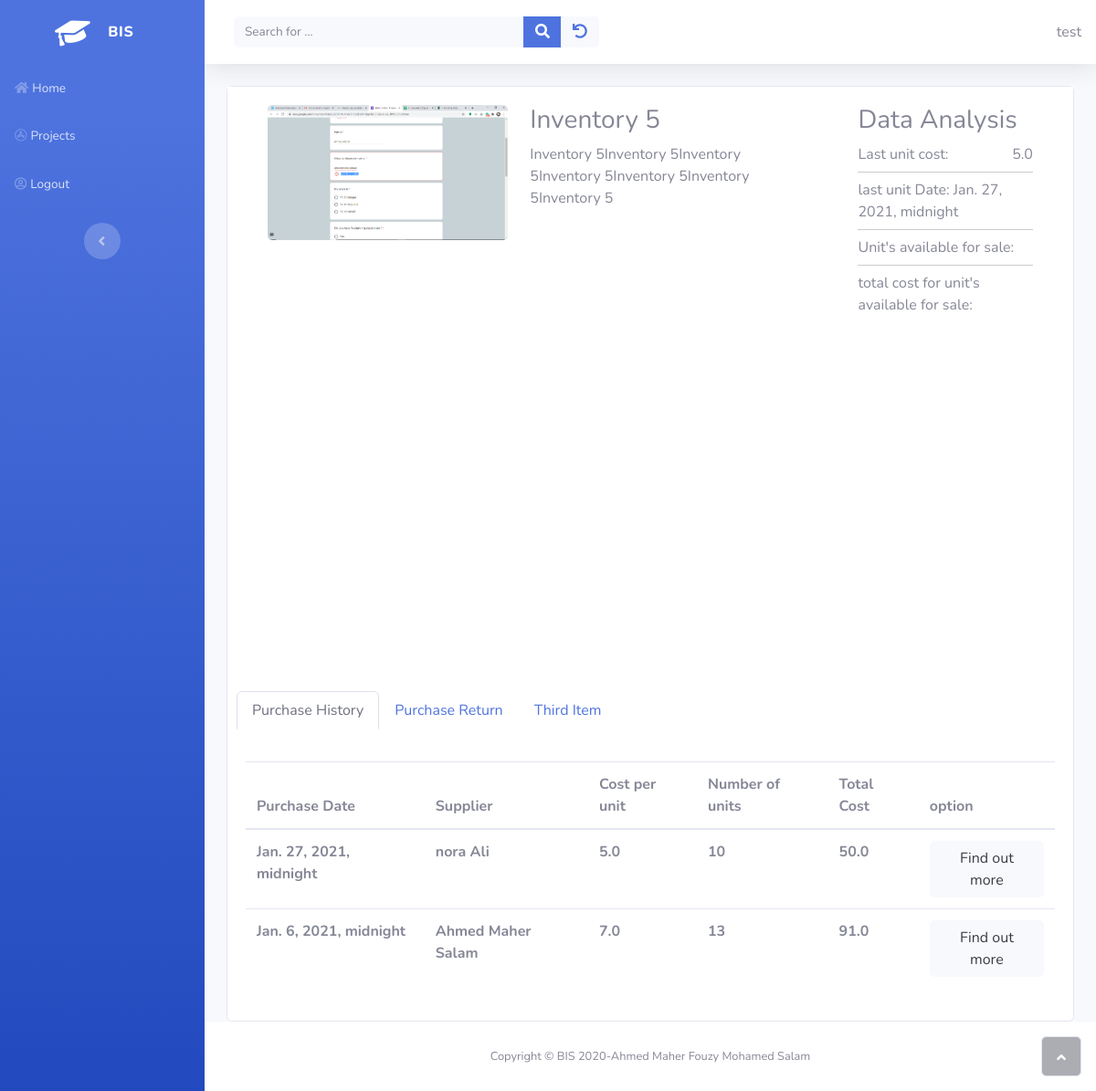
Page /inventory/detail_inventory/5 (signed in) on the earlier database version.
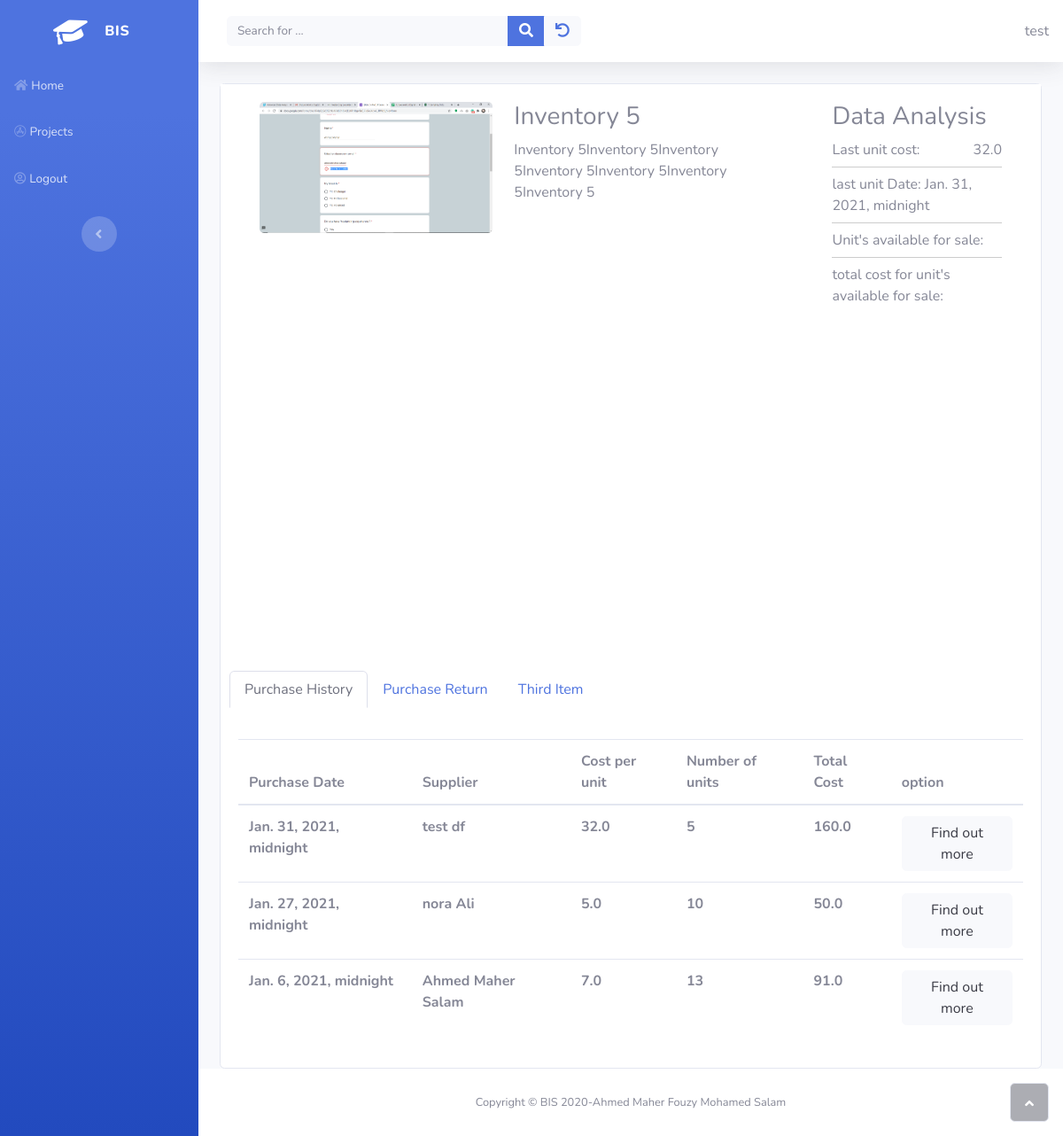
Same page on the later database version.
### inventory/models.py (models this page shows, shortened)
class InventoryImag(models.Model):
    class Meta:
        verbose_name = 'Inventory Image'
        verbose_name_plural = 'Inventory Images'
    inventory  = models.ForeignKey(Inventory , on_delete=models.CASCADE , related_name="imgs" )
    img = models.ImageField(upload_to=inventory_imag_directory_path,
                                null=True,
                                blank=True,
                                editable=True,
                                help_text="Inventory image")

class InventoryPrice(models.Model):
    inventory = models.ForeignKey(Inventory, on_delete=models.CASCADE)
    cost_per_unit = models.FloatField()
    number_of_unit = models.PositiveIntegerField()
    purchase_inventory = models.ForeignKey(PurchaseInventory, on_delete=models.CASCADE)
    @property
    def total_cost(self):
        return self.cost_per_unit * self.number_of_unit

class PurchaseInventory(models.Model):
    class Status(models.IntegerChoices):
        UNPAID = 0 , _("UNPAID")
        PAID = 1 , _("PAID")
    status = models.IntegerField(choices=Status.choices)
    owner = models.ForeignKey(get_user_model(), on_delete=models.CASCADE)
    num = models.IntegerField()
    purchase_date = models.DateTimeField()
    due_date = models.DateField(
        help_text="optional if you want to specify it by yourself",
        null = True ,
        blank = True,
    )
    supplier = models.ForeignKey(Supplier, on_delete=models.CASCADE)
    term = models.ForeignKey(PaymentSalesTerm, on_delete=models.CASCADE)
    frieght_in = models.FloatField(default=0)
    num_returend = models.IntegerField(blank=True, null=True)
    cost_returned =  models.FloatField(blank=True, null=True)
    total_purchases = models.FloatField(blank=True, null=True)
    net_purchases = models.FloatField(blank=True, null=True)
    total_amount_paid = models.FloatField(blank=True, null=True)
    objects = models.Manager() # the default_managers
    purchases = PurchaseManager()

### suppliers/models.py (models this page shows)
class Supplier(models.Model):
    owner = models.ForeignKey(get_user_model(), on_delete=models.CASCADE)
    first_name  = models.CharField(max_length=50)
    last_name   = models.CharField(max_length=50)
    middle_name = models.CharField(max_length=50 , blank=True , null=False , default=" ")
    @property
    def full_name(self):
        return '%s %s %s' % (self.first_name, self.middle_name , self.last_name)
    def __str__(self):
        return self.full_name

### inventory/views.py (the view)
# urls.py: path('detail_inventory/<int:pk>' , views.DetailInventoryView.as_view() , name="detail_inventory" ),
class DetailInventoryView(OwnerDetailView):
    model = Inventory
    template_name = "inventory/inventory_detail.html"
    def get_context_data(self, **kwargs):
        context = super().get_context_data(**kwargs)
        context["last_unit"] =  context["inventory"].inventoryprice_set.order_by("-purchase_inventory__purchase_date").first()
        context["prices"] = context["inventory"].inventoryprice_set.order_by("-purchase_inventory__purchase_date").select_related()
        return context

### home/owner.py (called while the page is built)
    def get_queryset(self):
        qs = super().get_queryset()
        return qs.filter(owner=self.request.user)

### inventory/templates/inventory/inventory_detail.html (shortened to what the changed rows need)
{% extends "home/base.html" %}
{% load static %}
{% block css %}
    <link rel="stylesheet" href="{% static 'home/Gallery/fonts/ionicons.min.css' %}">
    <link rel="stylesheet" href="{% static 'home/Gallery/Model-Gallery-And-Profile.css' %}">
{% endblock %}
{% block content %}
<div class="card">
    <div class="card-body" style="background-color:white;">
         <section id="model-details">
        <div class="container">
            <div class="row">
                <div class="col col-md-4">
                    <ul id="imageGallery">
                        {% for obj in inventory.imgs.all %}
                        <li data-thumb="{{obj.img.url}}" data-src="{{obj.img.url}}">
                            <img class="img-fluid" src="{{obj.img.url}}"/>
                        </li>
                        {% endfor %}
                    </ul>
                </div>
                <div class="col-12 col-md-3"> <div class="profile-block">
                                <ul>
                                    <li><span class="font-400">Last unit cost: </span><span class="profile-right">{{ last_unit.cost_per_unit }}</span> </li>
                                    <li><span class="font-400">last unit Date: </span><span>{{ last_unit.purchase_inventory.purchase_date }}</span> </li>
                                </ul>
                            </div></div>
            </div>
        </div>
    </section>
    </div>
    <div class="card-body">
        <div id="nav-tabContent" class="tab-content">
            <div id="item-1-1" class="tab-pane fade show active" role="tabpanel" aria-labelledby="item-1-1-tab">
                <div class="table-responsive table mt-2 dataTable" role="grid" aria-describedby="dataTable_info">
                <table class="table my-0 mydataTable" >
                    <thead>
                        <tr>
                            <th>Purchase Date</th>
                            <th>Supplier</th>
                            <th>Cost per unit</th>
                            <th>Number of units</th>
                            <th>Total Cost</th>
                            <th>option</th>
                        </tr>
                    </thead>
                    <tbody>
                        {% if prices %}
                            {% for price in prices %}
                                <tr>
                                <td><strong>{{ price.purchase_inventory.purchase_date }}</strong></td>
                                <td><strong>{{ price.purchase_inventory.supplier }}</strong></td>
                                <td><strong>{{ price.cost_per_unit}}</strong></td>
                                <td><strong>{{ price.number_of_unit}}</strong></td>
                                <td><strong>{{ price.total_cost}}</strong></td>
                                <td>
                                    <div class="dropdown">
                                        <div class="text-center" data-toggle="dropdown" aria-expanded="false">
                                            <button type="button" class="btn btn-light">Find out more</button>
                                        </div>
                                  </div>
                                </td>
                                </tr>
                            {% endfor %}
                          {% else %}
                            <p>There are no data in the database.</p>
                          {% endif %}
                    </tbody>
                </table>
            </div>
            </div>
        </div>
    </div>
</div>
{% endblock %}

Differences in the rows shown:
added InventoryPrice: cost_per_unit "32.0", purchase_inventory.purchase_date "Jan. 31, 2021, midnight", purchase_inventory.supplier "test df", number_of_unit "5", total_cost "160.0"
Other differences:
{{ last_unit.cost_per_unit }}: "5.0" → "32.0"
{{ last_unit.purchase_inventory.purchase_date }}: "Jan. 27, 2021, midnight" → "Jan. 31, 2021, midnight"
